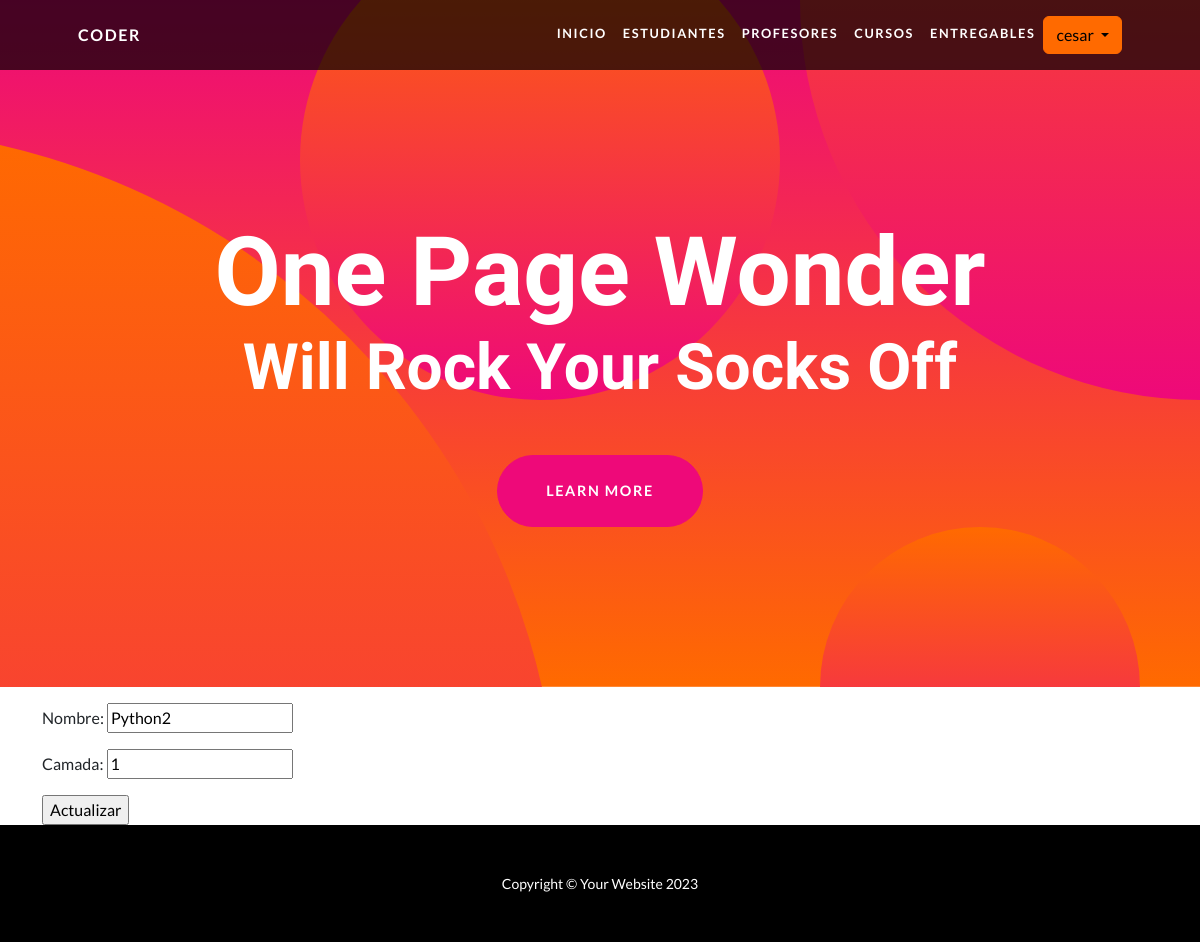
Before: /curso-update/4/ (signed in) with the older database file.
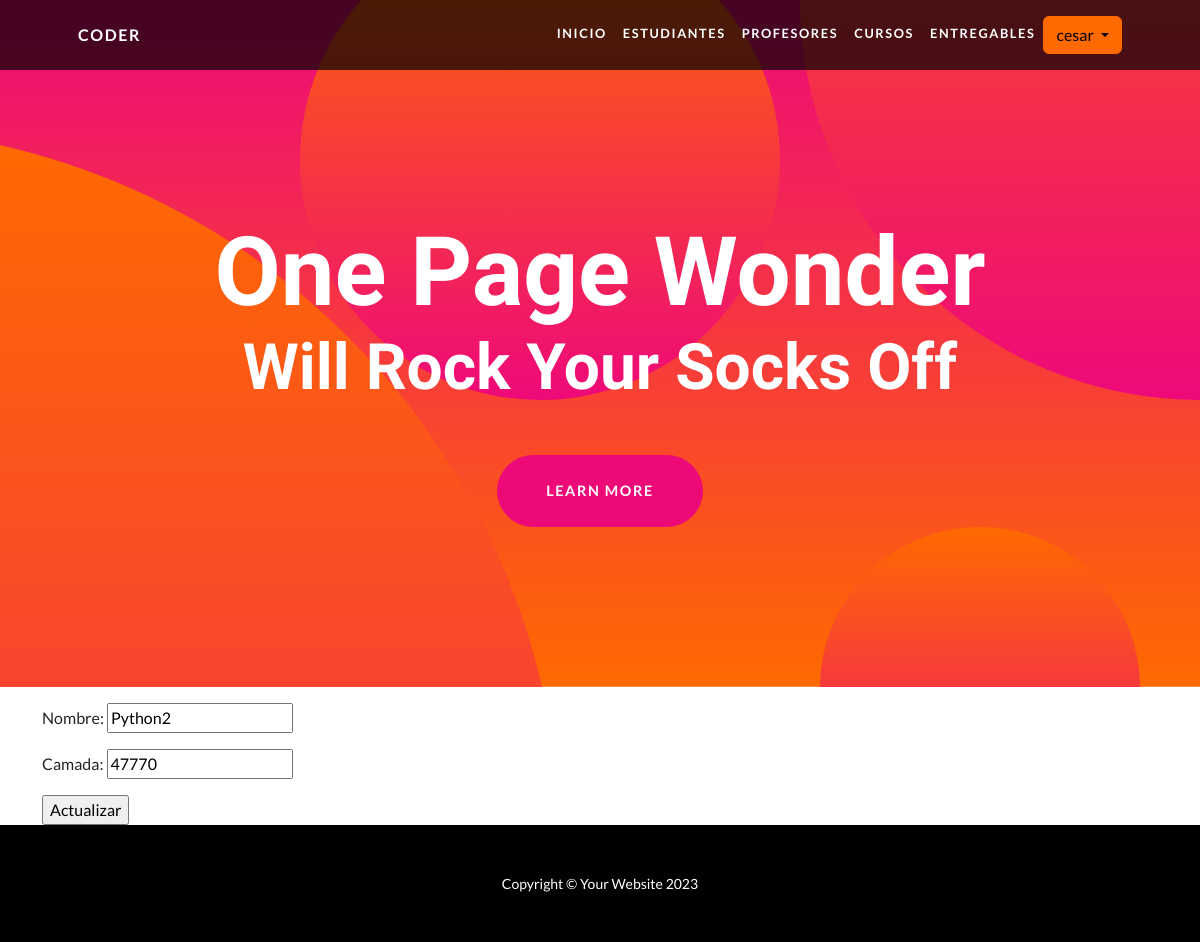
After: the same page with the newer database file.
### AppCoder/models.py (models this page shows, shortened)
class Curso(models.Model):
    nombre = models.CharField(max_length=40)
    camada = models.IntegerField()
    descripcion = models.TextField(blank=True)

### AppCoder/views.py (the view)
# urls.py: path('curso-update/<int:pk>/', views.CursoUpdateView.as_view(), name="CursoUpdate"),
class CursoUpdateView(LoginRequiredMixin, UpdateView):
    model = Curso
    success_url = reverse_lazy("CursoList")
    fields = ["nombre", "camada"]
    template_name = "AppCoder/curso_update.html"

### AppCoder/context_processors.py (called while the page is built)
def custom_user(request):
    context = auth(request)
    user = context['user']
    if user.is_authenticated:
        imagen = Imagen.objects.filter(user=request.user.id)
        cant = len(imagen)
        if cant > 0:
            context['user_avatar'] = imagen[cant-1]
        else:
            context['user_avatar'] = ""
    return context

### AppCoder/templates/AppCoder/curso_update.html (shortened to what this page needs)
{% extends 'AppCoder/base.html' %}
{% load static %}
{% block main %}
<form method="POST">
    {{ form.as_p }}
    <input type="submit" value="Actualizar">
</form>
{% endblock main %}

Changed rows visible on the page:
changed Curso "Python2": camada "1" → "47770"
